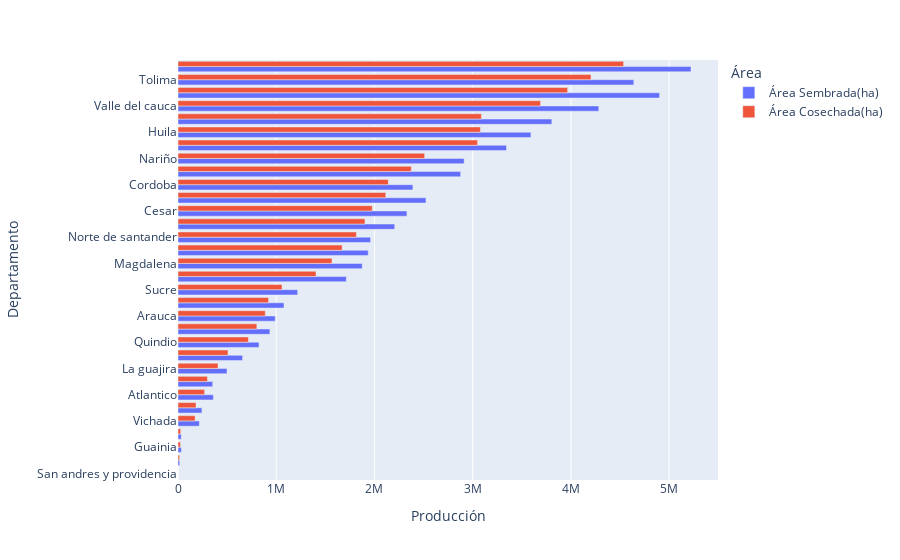

Write notebook code for a chart like this one.
### Code cell
fig = px.bar(df,y="DEPARTAMENTO",x="value",color="variable", barmode='group',labels={
    "DEPARTAMENTO": "Departamento",
    "value": "Producción",
    "variable": "Área"
})
fig.show()

### Figure 1 — Plotly figure (JSON) as saved in the notebook; plotly's stock layout.template omitted (floating-point values rounded to 4 significant figures)
{"data": [{"alignmentgroup": "True", "hovertemplate": "Área=Área Sembrada(ha)<br>Producción=%{x}<br>Departamento=%{y}<extra></extra>", "legendgroup": "Área Sembrada(ha)", "marker": {"color": "#636efa", "pattern": {"shape": ""}}, "name": "Área Sembrada(ha)", "offsetgroup": "Área Sembrada(ha)", "orientation": "h", "showlegend": true, "textposition": "auto", "type": "bar", "x": [185, 17282, 34676, 32852, 216935, 243682, 359859, 353434, 499088, 657233, 824862, 935343, 989825, 1079200, 1218079, 1713532, 1875247, 1936311, 1960437, 2205910, 2330496, 2524467, 2391120, 2877249, 2912911, 3343978, 3592681, 3805631, 4283563, 4902246, 4640362, 5222325], "xaxis": "x", "y": ["San andres y providencia", "Vaupes", "Guainia", "Amazonas", "Vichada", "Guaviare", "Atlantico", "Putumayo", "La guajira", "Caqueta", "Quindio", "Choco", "Arauca", "Risaralda", "Sucre", "Caldas", "Magdalena", "Boyaca", "Norte de santander", "Casanare", "Cesar", "Cauca", "Cordoba", "Bolivar", "Nariño", "Cundinamarca", "Huila", "Santander", "Valle del cauca", "Meta", "Tolima", "Antioquia"], "yaxis": "y"}, {"alignmentgroup": "True", "hovertemplate": "Área=Área Cosechada(ha)<br>Producción=%{x}<br>Departamento=%{y}<extra></extra>", "legendgroup": "Área Cosechada(ha)", "marker": {"color": "#EF553B", "pattern": {"shape": ""}}, "name": "Área Cosechada(ha)", "offsetgroup": "Área Cosechada(ha)", "orientation": "h", "showlegend": true, "textposition": "auto", "type": "bar", "x": [166, 15725, 24903, 27528, 174104, 183543, 270718, 299694, 407555, 508700, 716747, 802757, 888468, 921976, 1058790, 1404802, 1567317, 1670497, 1815938, 1903259, 1977265, 2115028, 2140998, 2375025, 2510768, 3050075, 3078636, 3088623, 3690616, 3966285, 4204342, 4536534], "xaxis": "x", "y": ["San andres y providencia", "Vaupes", "Guainia", "Amazonas", "Vichada", "Guaviare", "Atlantico", "Putumayo", "La guajira", "Caqueta", "Quindio", "Choco", "Arauca", "Risaralda", "Sucre", "Caldas", "Magdalena", "Boyaca", "Norte de santander", "Casanare", "Cesar", "Cauca", "Cordoba", "Bolivar", "Nariño", "Cundinamarca", "Huila", "Santander", "Valle del cauca", "Meta", "Tolima", "Antioquia"], "yaxis": "y"}], "layout": {"barmode": "group", "legend": {"title": {"text": "Área"}, "tracegroupgap": 0}, "margin": {"t": 60}, "xaxis": {"anchor": "y", "domain": [0, 1], "title": {"text": "Producción"}}, "yaxis": {"anchor": "x", "domain": [0, 1], "title": {"text": "Departamento"}}}}
